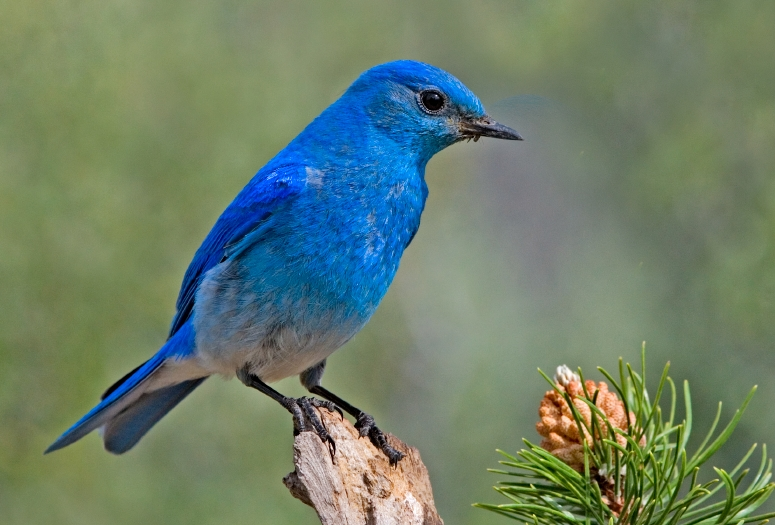
#> input picture python-code/opengl-learning/resources/images/bird.jpg, 775 x 525 px, found by its file name
$ python 01-simple.py
#> lines starting #> are read from the running program, lines starting #| are printed output that depends on the picture
#coding:utf-8
import cv2

mat = cv2.imread('datas/bird.jpg')
#> mat is the input picture: shape (525, 775, 3); mean B, G, R 106.5, 127, 108.5
umat = cv2.UMat(mat)

dst = cv2.cvtColor(umat,cv2.COLOR_BGR2GRAY)

cv2.imshow('src',mat)
cv2.imshow('dst',dst)
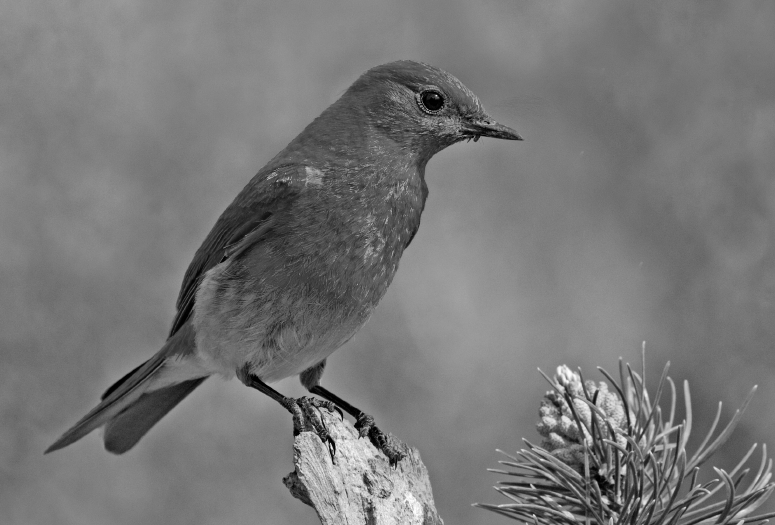
#> window 'dst': shape (525, 775); min 0, max 254, mean 119.2

cv2.waitKey()
cv2.destroyAllWindows()

$ run again, with python-code/opengl-learning/resources/images/city.jpg copied over python-code/opengl-learning/resources/images/bird.jpg
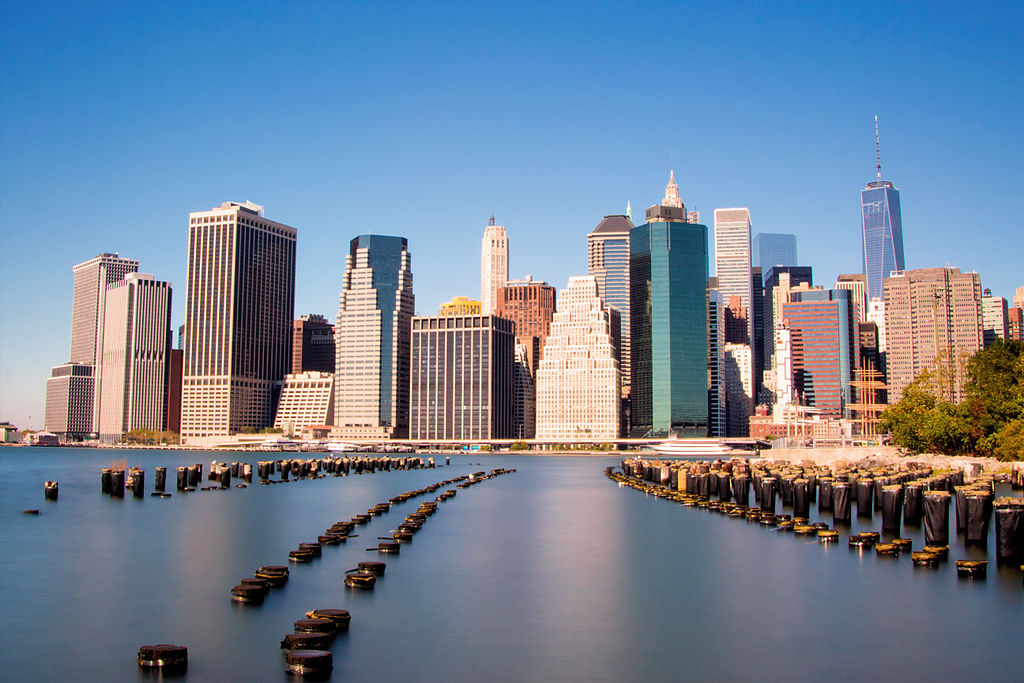
#> input picture python-code/opengl-learning/resources/images/city.jpg, 1024 x 683 px, found by its file name
#> mat is the input picture: shape (683, 1024, 3); mean B, G, R 151.8, 130.9, 113.1
#> `cv2.imshow('dst',dst)`:
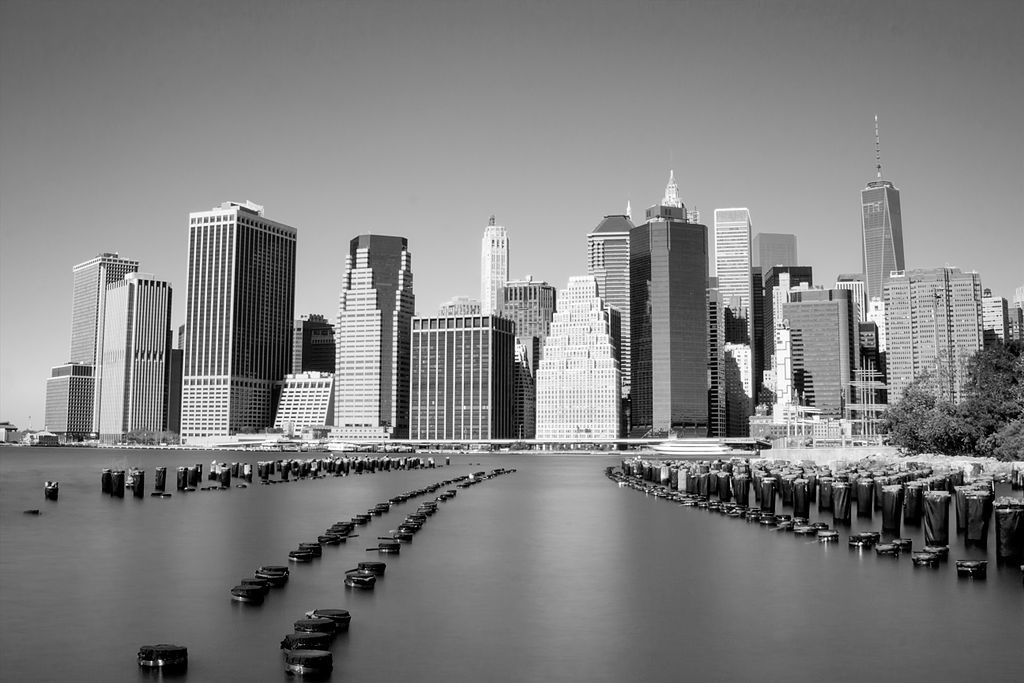
#> window 'dst': shape (683, 1024); min 0, max 255, mean 127.9

$ run again, with python-code/opengl-learning/resources/images/f1.jpg copied over python-code/opengl-learning/resources/images/bird.jpg
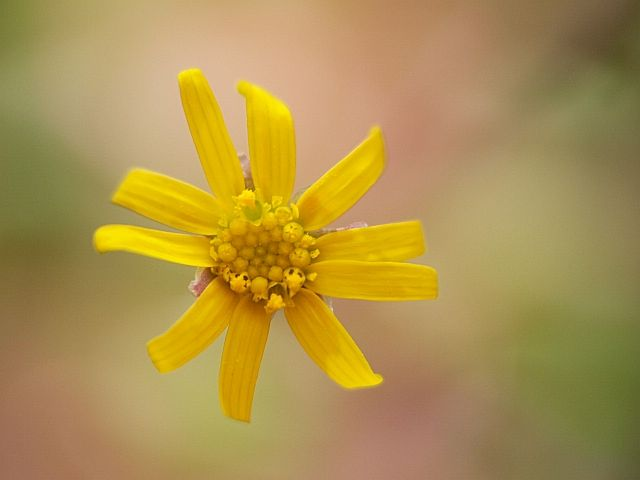
#> input picture python-code/opengl-learning/resources/images/f1.jpg, 640 x 480 px, found by its file name
#> mat is the input picture: shape (480, 640, 3); mean B, G, R 78.8, 145.8, 173.2
#> `cv2.imshow('dst',dst)`:
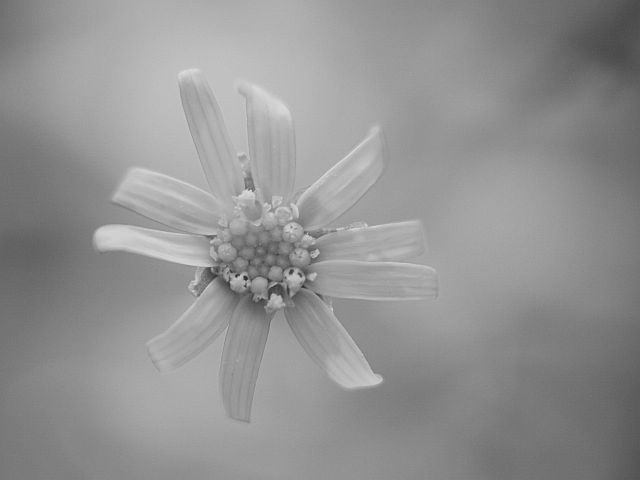
#> window 'dst': shape (480, 640); min 40, max 222, mean 146.4

$ run again, with python-code/opengl-learning/resources/images/f2.jpg copied over python-code/opengl-learning/resources/images/bird.jpg
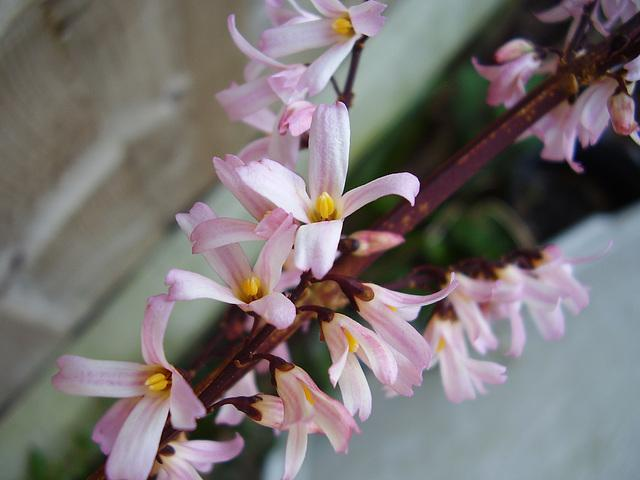
#> input picture python-code/opengl-learning/resources/images/f2.jpg, 640 x 480 px, found by its file name
#> mat is the input picture: shape (480, 640, 3); mean B, G, R 114.3, 114.2, 120.8
#> `cv2.imshow('dst',dst)`:
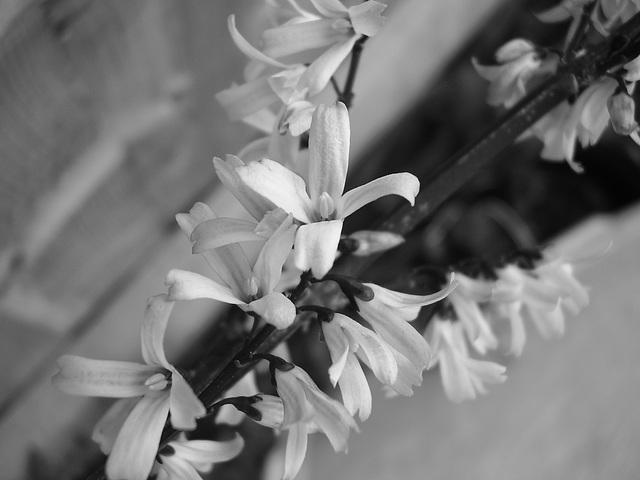
#> window 'dst': shape (480, 640); min 2, max 251, mean 116.2
